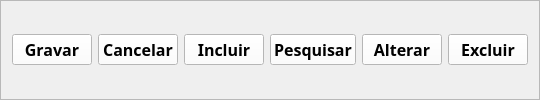
            <widget class="QFrame" name="frame_39">
             <property name="minimumSize">
              <size>
               <width>0</width>
               <height>100</height>
              </size>
             </property>
             <property name="maximumSize">
              <size>
               <width>1980</width>
               <height>100</height>
              </size>
             </property>
             <property name="frameShape">
              <enum>QFrame::StyledPanel</enum>
             </property>
             <property name="frameShadow">
              <enum>QFrame::Raised</enum>
             </property>
             <layout class="QGridLayout" name="gridLayout_65">
              <item row="0" column="0">
               <widget class="QPushButton" name="categorias_gravar_btn">
                <property name="enabled">
                 <bool>true</bool>
                </property>
                <property name="font">
                 <font>
                  <family>Arial Black</family>
                  <pointsize>12</pointsize>
                  <weight>75</weight>
                  <bold>true</bold>
                 </font>
                </property>
                <property name="styleSheet">
                 <string notr="true">background-color: rgb(255, 255, 255);
color: rgb(0, 0, 0);</string>
                </property>
                <property name="text">
                 <string>Gravar</string>
                </property>
               </widget>
              </item>
              <item row="0" column="1">
               <widget class="QPushButton" name="categorias_cancelar_btn">
                <property name="enabled">
                 <bool>true</bool>
                </property>
                <property name="font">
                 <font>
                  <family>Arial Black</family>
                  <pointsize>12</pointsize>
                  <weight>75</weight>
                  <bold>true</bold>
                 </font>
                </property>
                <property name="styleSheet">
                 <string notr="true">background-color: rgb(255, 255, 255);
color: rgb(0, 0, 0);</string>
                </property>
                <property name="text">
                 <string>Cancelar</string>
                </property>
               </widget>
              </item>
              <item row="0" column="2">
               <widget class="QPushButton" name="categorias_incluir_btn">
                <property name="font">
                 <font>
                  <family>Arial Black</family>
                  <pointsize>12</pointsize>
                  <weight>75</weight>
                  <bold>true</bold>
                 </font>
                </property>
                <property name="styleSheet">
                 <string notr="true">background-color: rgb(255, 255, 255);
color: rgb(0, 0, 0);</string>
                </property>
                <property name="text">
                 <string>Incluir</string>
                </property>
               </widget>
              </item>
              <item row="0" column="3">
               <widget class="QPushButton" name="categorias_pesquisar_btn">
                <property name="font">
                 <font>
                  <family>Arial Black</family>
                  <pointsize>12</pointsize>
                  <weight>75</weight>
                  <bold>true</bold>
                 </font>
                </property>
                <property name="styleSheet">
                 <string notr="true">background-color: rgb(255, 255, 255);
color: rgb(0, 0, 0);</string>
                </property>
                <property name="text">
                 <string>Pesquisar</string>
                </property>
               </widget>
              </item>
              <item row="0" column="4">
               <widget class="QPushButton" name="categorias_alterar_btn">
                <property name="font">
                 <font>
                  <family>Arial Black</family>
                  <pointsize>12</pointsize>
                  <weight>75</weight>
                  <bold>true</bold>
                 </font>
                </property>
                <property name="styleSheet">
                 <string notr="true">background-color: rgb(255, 255, 255);
color: rgb(0, 0, 0);</string>
                </property>
                <property name="text">
                 <string>Alterar</string>
                </property>
               </widget>
              </item>
              <item row="0" column="5">
               <widget class="QPushButton" name="categorias_excluir_btn">
                <property name="font">
                 <font>
                  <family>Arial Black</family>
                  <pointsize>12</pointsize>
                  <weight>75</weight>
                  <bold>true</bold>
                 </font>
                </property>
                <property name="styleSheet">
                 <string notr="true">background-color: rgb(255, 255, 255);
color: rgb(0, 0, 0);</string>
                </property>
                <property name="text">
                 <string>Excluir</string>
                </property>
               </widget>
              </item>
             </layout>
            </widget>
